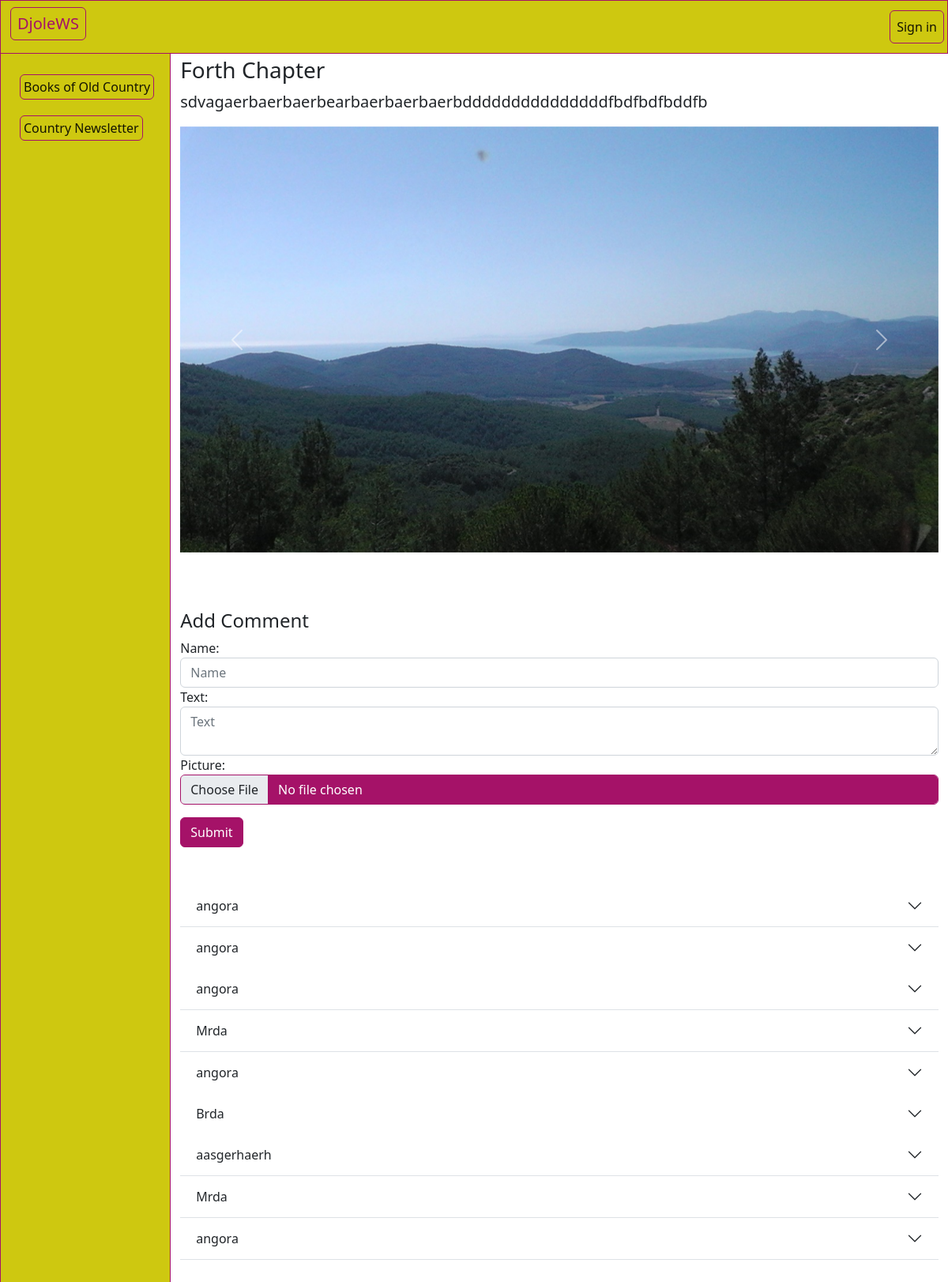
Page /chapter/4 on the committed database.
### index/models.py (models this page shows, shortened)
class Chapter(models.Model):
    name = models.CharField(max_length=60)
    text = models.TextField()
    images = models.ManyToManyField('Image', through='Img', related_name='images')

class Image(models.Model):
    chapter = models.ManyToManyField('Chapter', through='Img', related_name='chapter_image')
    imageInSett = models.ImageField(null=True, blank=True, upload_to="images/")

class Comment(models.Model):
    name = models.CharField(max_length=60)
    chapter = models.ForeignKey(Chapter, on_delete=models.CASCADE)
    image = models.ImageField(null=True, blank=True, upload_to="images/")
    text = models.TextField()
    created_at = models.DateTimeField(auto_now_add=True)

### index/views.py (the view)
# urls.py: path('chapter/<int:pk>', views.DetailChapter.as_view(), name='detail_chapter'),
class DetailChapter(View):
    model = Chapter
    template_name = 'index/detail_chapter.html'
    def get(self, request, pk):
        x = get_object_or_404(Chapter, id=pk)
        images = Image.objects.filter(chapter=x)
        comments = Comment.objects.filter(chapter=x).order_by('-created_at')
        text = Chapter.text
        comm = CommentForm
        context = {
            'chapters': Chapter.objects.all(),
            'chapter': x,
            'images': images,
            'comments': comments,
            'CommentForm': comm,
            }
        return render(request, self.template_name, context)

### index/templates/index/detail_chapter.html (shortened to what this page needs)
{% extends '_base.html' %}
{% block content %}
<h3>{{ chapter.name }}</h3>
<p class="lead">{{ chapter.text }}</p>
{% if images %}
<div id="carouselExampleControls" class="carousel slide" data-bs-ride="carousel">
    <div class="carousel-inner">
        {% for image in images %}
      <div class="carousel-item
      {% if forloop.counter == 1 %}
      active
      {% endif %}
      ">
        <img src="{{ image.imageInSett.url }}" class="d-block w-100" alt="{{ image.imageInSett }}">
      </div>
      {% endfor %}
    </div>
    <button class="carousel-control-prev" type="button" data-bs-target="#carouselExampleControls" data-bs-slide="prev">
      <span class="carousel-control-prev-icon table-primary" aria-hidden="true"></span>
    </button>
    <button class="carousel-control-next" type="button" data-bs-target="#carouselExampleControls" data-bs-slide="next">
      <span class="carousel-control-next-icon" aria-hidden="true"></span>
    </button>
  </div>
  {% endif %}
<div><h4>Add Comment</h4>
    <form action="{% url 'index:chapter_comment_create' chapter.id %}" method="post" enctype="multipart/form-data">
        <div class="mb-3">
        {{ CommentForm }}
        </div>
        <input  type="submit" class="mb-5 btn btn-primary">
    </form>
</div>
  {% if comments %}
  {% for comment in comments %}
  {% if comment.chapter.id == chapter.id %}
  <div class="accordion accordion-flush" id="accordionFlushExample">
    <div class="accordion-item">
      <h2 class="accordion-header" id="flush-heading{{ comment.id }}">
        <button class="accordion-button collapsed" type="button" data-bs-toggle="collapse" data-bs-target="#flush-collapse{{ comment.id }}" aria-expanded="false" aria-controls="flush-collapse{{ comment.id }}">
            {{ comment.name }}
        </button>
      </h2>
      <div id="flush-collapse{{ comment.id }}" class="accordion-collapse collapse" aria-labelledby="flush-heading{{ comment.id }}" data-bs-parent="#accordionFlushExample">
        <div class="accordion-body">
        <div class="row flex-nowrap">
        </div>
    </div>
        </div>
      </div>
    </div>
  {% endif %}
  {% endfor %}
  {% endif %}</br></br></br></br>
{% endblock %}

### rows in the picture
Chapter: name "Forth Chapter", text "sdvagaerbaerbaerbearbaerbaerbaerbdddddddddddddddfbdfbdfbddfb"
Image: imageInSett (picture)
Comment: name "angora"
Comment: name "angora"
Comment: name "angora"
Comment: name "Mrda"
Comment: name "angora"
Comment: name "Brda"
Comment: name "aasgerhaerh"
Comment: name "Mrda"
Comment: name "angora"
